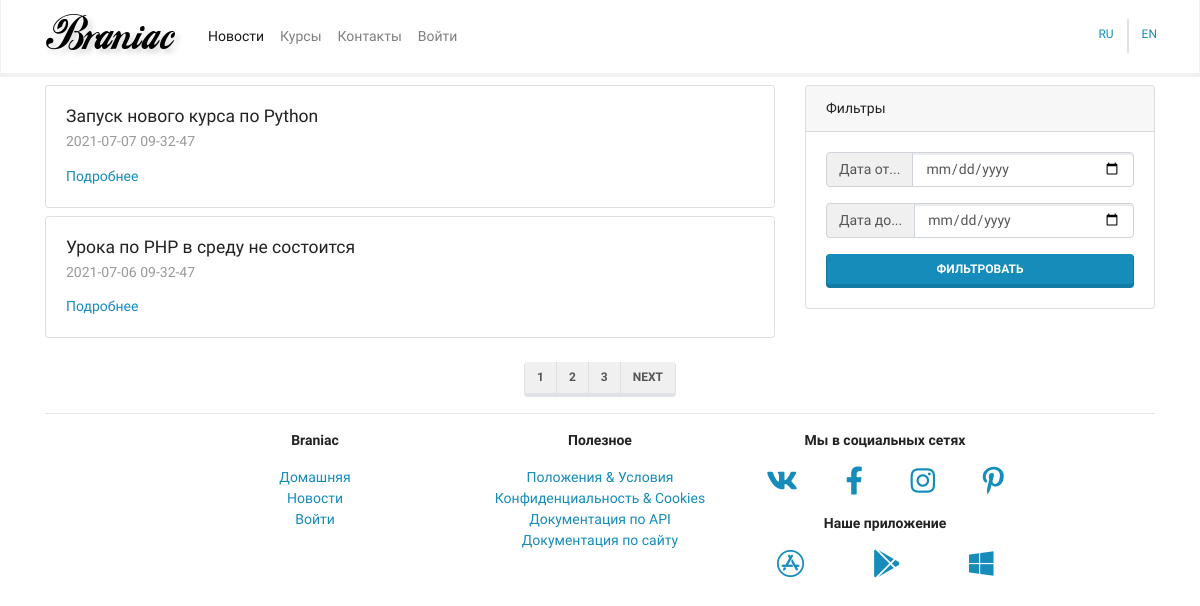
The page /mainapp/news/ on the database its author committed.
### mainapp/models.py (models this page shows, shortened)
class BaseModel(models.Model):
    created = models.DateTimeField(auto_now_add=True, verbose_name=_("Created"), editable=False)
    updated = models.DateTimeField(auto_now=True, verbose_name=_("Edited"), editable=False)
    deleted = models.BooleanField(default=False)
    class Meta:
        abstract = True
        ordering = ("-created",)

class News(BaseModel):
    objects = NewsManager()
    title = models.CharField(max_length=256, verbose_name=_("Title"))
    preamble = models.CharField(max_length=1024, verbose_name=_("Preamble"))
    body = models.TextField(blank=True, null=True, verbose_name=_("Body"))
    body_as_markdown = models.BooleanField(default=False, verbose_name=_("As markdown"))
    class Meta:
        verbose_name = 'новость'
        verbose_name_plural = "новости"

### mainapp/views.py (the view)
# urls.py: path('news/', views.NewsListView.as_view(), name='news'),
class NewsListView(ListView):
    model = News
    paginate_by = 2
    def get_queryset(self):
        return super().get_queryset().filter(deleted=False)

### mainapp/models.py (called while the page is built)
    def get_queryset(self):
        return super().get_queryset().filter()

### mainapp/templates/mainapp/news_list.html (shortened to what this page needs)
{% extends 'mainapp/base.html' %}
{% block content %}
    <div class="row">
        <div class="col-lg-8">
            {% for item in object_list %}
                <div class="card my-2">
                    <div class="card-body">
                        <h5 class="card-title">{{ item.title }}</h5>
                        <h6 class="card-subtitle mb-2 text-muted">
                            {{ item.created|date:"Y-m-d h-i-s" }}
                        </h6>
                        <div class="row">
                            <div class="col">
                                <a href="{% url 'mainapp:news_detail' pk=item.pk %}"
                                   class="card-link">Подробнее</a>
                            </div>
                        </div>
                    </div>
                </div>
            {% endfor %}
        </div>
        <div class="col-lg-4">
            <div class="card my-2 sticky-top">
                <div class="card-header">
                    Фильтры
                </div>
                <div class="card-body">
                    <form action="">
                        <div class="input-group mb-3">
                            <div class="input-group-prepend">
                                <span class="input-group-text" id="basic-addon1">Дата от...</span>
                            </div>
                            <input type="date" class="form-control" name="dateFrom">
                        </div>
                        <div class="input-group mb-3">
                            <div class="input-group-prepend">
                                <span class="input-group-text" id="basic-addon1">Дата до...</span>
                            </div>
                            <input type="date" class="form-control" name="dateTo">
                        </div>
                        <button type="submit"
                                class="btn btn-primary btn-block">Фильтровать
                        </button>
                    </form>
                </div>
            </div>
        </div>
    </div>
    <div class="row justify-content-center align-items-center mt-3 mb-n3">
        <nav aria-label="Page navigation example">
            <ul class="pagination">
                {% for item in page_obj.paginator.page_range %}
                    <li class="page-item"><a class="page-link" href="?page={{ item }}">{{ item }}</a></li>
                {% endfor %}
                {% if page_obj.has_next %}
                    <li class="page-item"><a class="page-link" href="?page={{ page_obj.next_page_number }}">Next</a></li>
                {% endif %}
            </ul>
        </nav>
    </div>
{% endblock content %}

### rows shown on the page
News: title "Запуск нового курса по Python", created "2021-07-07 09-32-47"
News: title "Урока по PHP в среду не состоится", created "2021-07-06 09-32-47"

### other values the page prints
{{ item }} "1" "2" "3"
